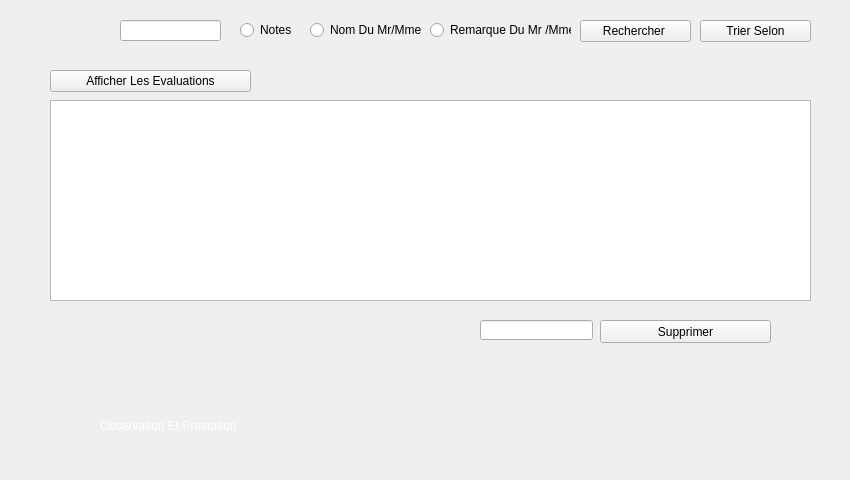
        <widget class="QWidget" name="tab_13">
         <attribute name="title">
          <string>Consulter Les Evaluations</string>
         </attribute>
         <widget class="QTableView" name="tableView">
          <property name="geometry">
           <rect>
            <x>50</x>
            <y>100</y>
            <width>761</width>
            <height>201</height>
           </rect>
          </property>
         </widget>
         <widget class="QLineEdit" name="textDelete_4">
          <property name="geometry">
           <rect>
            <x>480</x>
            <y>320</y>
            <width>113</width>
            <height>20</height>
           </rect>
          </property>
         </widget>
         <widget class="QPushButton" name="pushButton_18">
          <property name="geometry">
           <rect>
            <x>600</x>
            <y>320</y>
            <width>171</width>
            <height>23</height>
           </rect>
          </property>
          <property name="text">
           <string>Supprimer</string>
          </property>
         </widget>
         <widget class="QPushButton" name="rechercher_2">
          <property name="geometry">
           <rect>
            <x>580</x>
            <y>20</y>
            <width>111</width>
            <height>22</height>
           </rect>
          </property>
          <property name="text">
           <string>Rechercher </string>
          </property>
         </widget>
         <widget class="QLineEdit" name="lineEdit_10">
          <property name="geometry">
           <rect>
            <x>120</x>
            <y>20</y>
            <width>101</width>
            <height>21</height>
           </rect>
          </property>
         </widget>
         <widget class="QLabel" name="label_888">
          <property name="geometry">
           <rect>
            <x>100</x>
            <y>410</y>
            <width>351</width>
            <height>31</height>
           </rect>
          </property>
          <property name="styleSheet">
           <string notr="true">font: 63 16pt &quot;Yu Gothic UI Semibold&quot;;
color : white;</string>
          </property>
          <property name="text">
           <string>Observation Et Prestation </string>
          </property>
         </widget>
         <widget class="QLabel" name="label_89">
          <property name="geometry">
           <rect>
            <x>20</x>
            <y>380</y>
            <width>71</width>
            <height>91</height>
           </rect>
          </property>
          <property name="styleSheet">
           <string notr="true">font: 63 16pt &quot;Yu Gothic UI Semibold&quot;;
color : white;</string>
          </property>
          <property name="text">
           <string/>
          </property>
          <property name="pixmap">
           <pixmap>stars.png</pixmap>
          </property>
         </widget>
         <widget class="QLabel" name="label_90">
          <property name="geometry">
           <rect>
            <x>440</x>
            <y>310</y>
            <width>31</width>
            <height>31</height>
           </rect>
          </property>
          <property name="text">
           <string/>
          </property>
          <property name="pixmap">
           <pixmap>icons8-face-id-32.png</pixmap>
          </property>
         </widget>
         <widget class="QLabel" name="label_48">
          <property name="geometry">
           <rect>
            <x>770</x>
            <y>310</y>
            <width>71</width>
            <height>41</height>
           </rect>
          </property>
          <property name="text">
           <string/>
          </property>
          <property name="pixmap">
           <pixmap>cor.png</pixmap>
          </property>
         </widget>
         <widget class="QLabel" name="label_27">
          <property name="geometry">
           <rect>
            <x>60</x>
            <y>10</y>
            <width>51</width>
            <height>51</height>
           </rect>
          </property>
          <property name="text">
           <string/>
          </property>
          <property name="pixmap">
           <pixmap>icons8-search-client-48.png</pixmap>
          </property>
         </widget>
         <widget class="QPushButton" name="pushButton_57">
          <property name="geometry">
           <rect>
            <x>50</x>
            <y>70</y>
            <width>201</width>
            <height>22</height>
           </rect>
          </property>
          <property name="text">
           <string>Afficher Les Evaluations</string>
          </property>
         </widget>
         <widget class="QRadioButton" name="radioButton_4">
          <property name="geometry">
           <rect>
            <x>240</x>
            <y>20</y>
            <width>85</width>
            <height>20</height>
           </rect>
          </property>
          <property name="text">
           <string>Notes</string>
          </property>
         </widget>
         <widget class="QRadioButton" name="radioButton_5">
          <property name="geometry">
           <rect>
            <x>310</x>
            <y>20</y>
            <width>111</width>
            <height>20</height>
           </rect>
          </property>
          <property name="text">
           <string>Nom Du Mr/Mme</string>
          </property>
         </widget>
         <widget class="QRadioButton" name="radioButton_6">
          <property name="geometry">
           <rect>
            <x>430</x>
            <y>20</y>
            <width>141</width>
            <height>20</height>
           </rect>
          </property>
          <property name="text">
           <string>Remarque Du Mr /Mme</string>
          </property>
         </widget>
         <widget class="QPushButton" name="rechercher_5">
          <property name="geometry">
           <rect>
            <x>700</x>
            <y>20</y>
            <width>111</width>
            <height>22</height>
           </rect>
          </property>
          <property name="text">
           <string>Trier Selon</string>
          </property>
         </widget>
        </widget>
